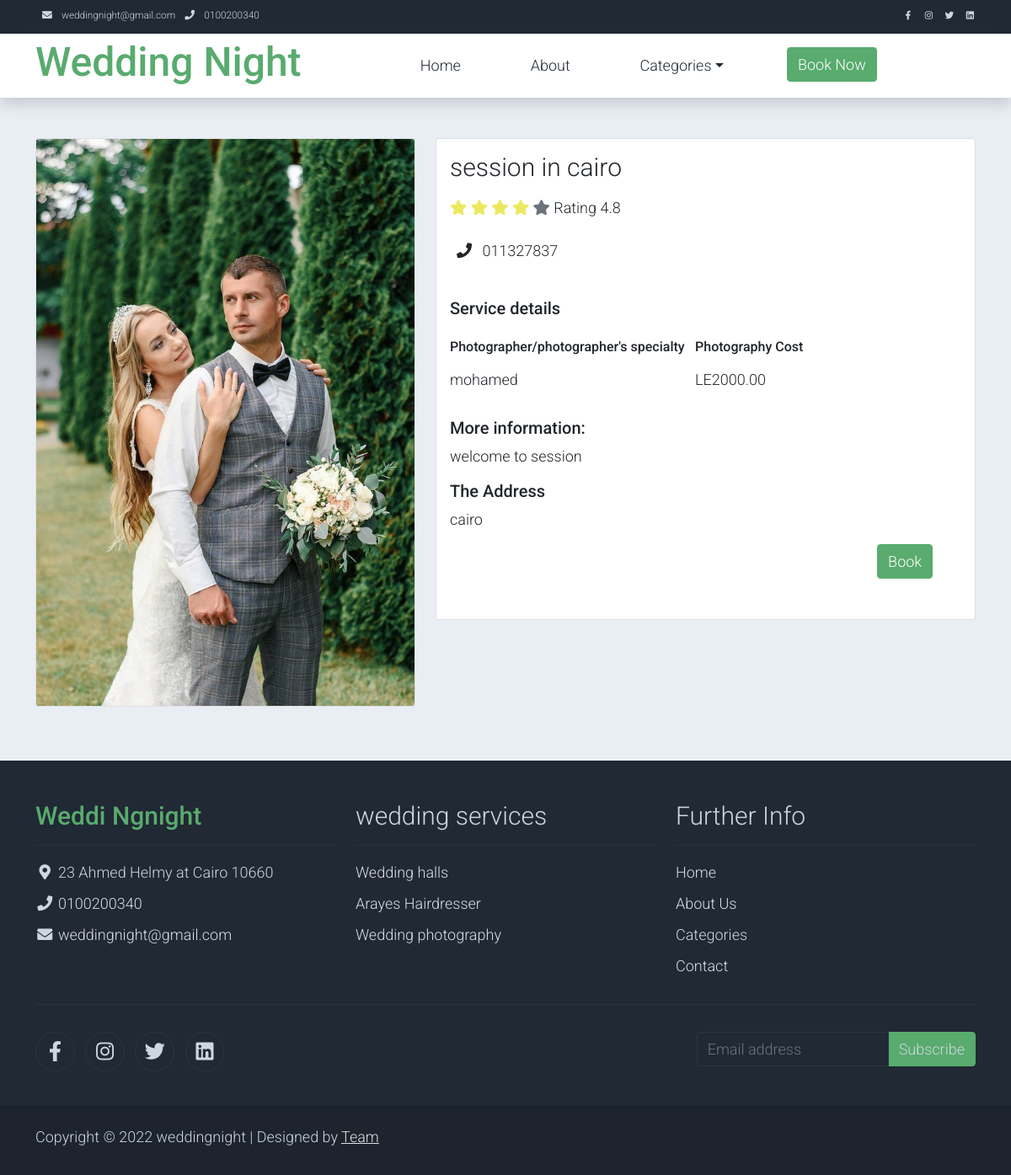
The page /single-session/3 on the database its author committed.
### pages_app/models.py (models this page shows, shortened)
class SessionCard(models.Model):
    photo_session = models.ImageField(upload_to ='session',null=True,blank=True)
    name = models.CharField(max_length=250)
    price = models.DecimalField(max_digits=7,decimal_places=2,null=True,blank=True)
    phone = models.CharField(max_length=12,null=True,blank=True)
    Photographer = models.CharField(max_length=50,null=True,blank=True)
    info = models.TextField(null=True,blank=True)
    address = models.CharField(max_length=50,null=True,blank=True)
    book_url = models.URLField(blank=True,null=True,default='http://127.0.0.1:8000/contact/')

### pages_app/views.py (the view)
# urls.py: path('single-session/<int:id>',single_session_page,name='single-session'),
def single_session_page(request,id):
    sessions = SessionCard.objects.get(id = id)
    return render(request,'pages/single-session.html',{
        'sessions' : sessions,
    }
    )

### templates/pages/single-session.html (shortened to what this page needs)
{% extends 'base.html' %}
{% load static %}
{% block content %}
    <section class="bg-light">
        <div class="container pb-5">
            <div class="row">
                <div class="col-lg-5 mt-5">
                    <div class="card mb-3">
                        <img class="card-img img-fluid" src="{{sessions.photo_session.url}}" alt="Card image cap" id="product-detail">
                    </div>
                </div>
                <div class="col-lg-7 mt-5">
                    <div class="card">
                        <div class="card-body">
                            <h1 class="h2">{{sessions.name}}</h1>
                            <p class="py-2">
                                <i class="fa fa-star text-warning"></i>
                                <i class="fa fa-star text-warning"></i>
                                <i class="fa fa-star text-warning"></i>
                                <i class="fa fa-star text-warning"></i>
                                <i class="fa fa-star text-secondary"></i>
                                <span class="list-inline-item text-dark">Rating 4.8</span>
                            </p>
                            <p>
                                <i class="fa fa-phone mx-2"></i>
                                <a class=" text-dark text-decoration-none" href="#">{{sessions.phone}}</a>
                            </p>
                            <br>
                            <h5>Service details</h5>
                            <ul class="list-inline">
                                <li class="list-inline-item">
                                    <p class="text-dark"><h6>Photographer/photographer's specialty</h6></p>
                                    <p>{{sessions.Photographer}}</p>
                                </li>
                                <li class="list-inline-item">
                                    <p class="text-dark"><h6> Photography Cost</h6></p>
                                    <p>LE{{sessions.price}}</p>
                                </li>
                            </ul>
                            <h5>More information:</h5>
                            <p>{{sessions.info}}</p>
                            <h5>The Address</h5>
                            <p>{{sessions.address}}</p>
                            <div class="row pb-3">
                                <div class="col-lg-9"></div>
                                <div class="col d-grid col-lg-3">
                                    <p class="text-center"><a href="{{sessions.book_url}}" class="btn btn-success">Book</a></p>
                                </div>
                            </div>
                        </div>
                    </div>
                </div>
            </div>
        </div>
    </section>
{% endblock %}

### static/assets/css/templatemo.css (style rules this page uses)
body, ul, li, p, a, label, input, div { font-family: 'Roboto', sans-serif; font-size: 18px !important; font-weight: 300 !important; }
.h2 { font-family: 'Roboto', sans-serif; font-size: 30px !important; font-weight: 300; }
.text-warning { color: #ede861 !important; }
.bg-light { background-color: #e9eef5 !important; }
.btn-success { background-color: #59ab6e !important; border-color: #56ae6c !important; }

### rows shown on the page
SessionCard: photo_session (picture), name "session in cairo", phone "011327837", Photographer "mohamed", price "2000.00", info "welcome to session", address "cairo"
